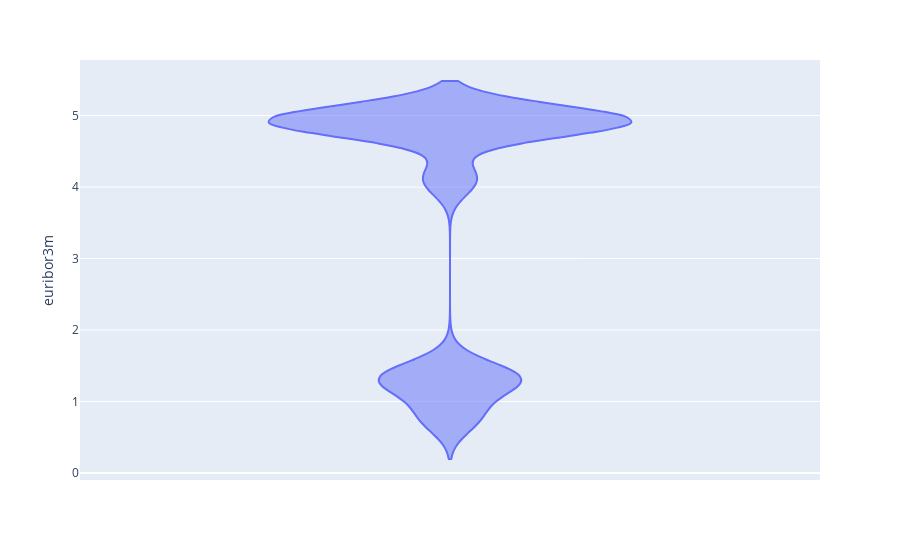

Source (notebook cell):
### Code cell
px.violin(df, y='euribor3m')

### Figure 1 — Plotly figure (JSON) as saved in the notebook; plotly's stock layout.template omitted (floating-point values rounded to 4 significant figures; data arrays with more than 128 entries replaced by an {"elided": "..."} marker saying what was removed)
{"data": [{"alignmentgroup": "True", "box": {"visible": false}, "hovertemplate": "euribor3m=%{y}<extra></extra>", "legendgroup": "", "marker": {"color": "#636efa"}, "name": "", "offsetgroup": "", "orientation": "v", "scalegroup": "True", "showlegend": false, "type": "violin", "x0": " ", "xaxis": "x", "y": {"elided": "41188 float values"}, "y0": " ", "yaxis": "y"}], "layout": {"legend": {"tracegroupgap": 0}, "margin": {"t": 60}, "violinmode": "group", "xaxis": {"anchor": "y", "domain": [0, 1]}, "yaxis": {"anchor": "x", "domain": [0, 1], "title": {"text": "euribor3m"}}}}
